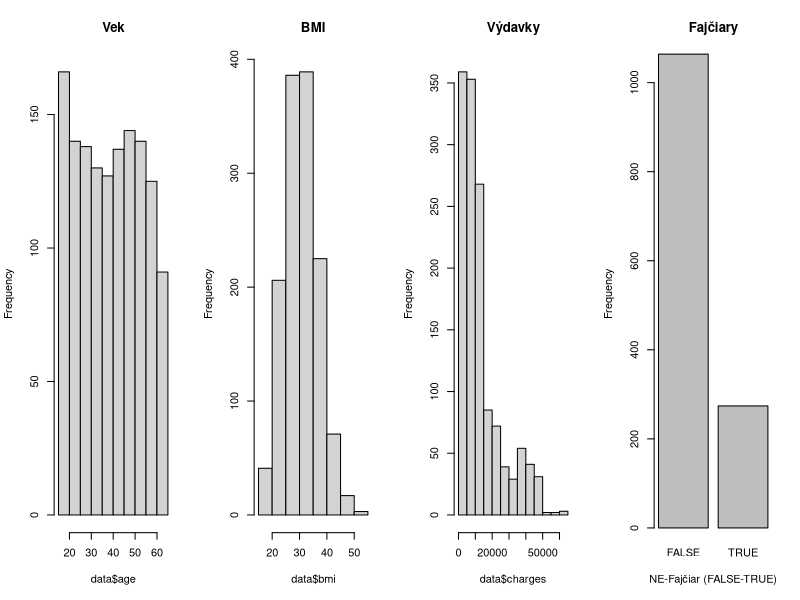
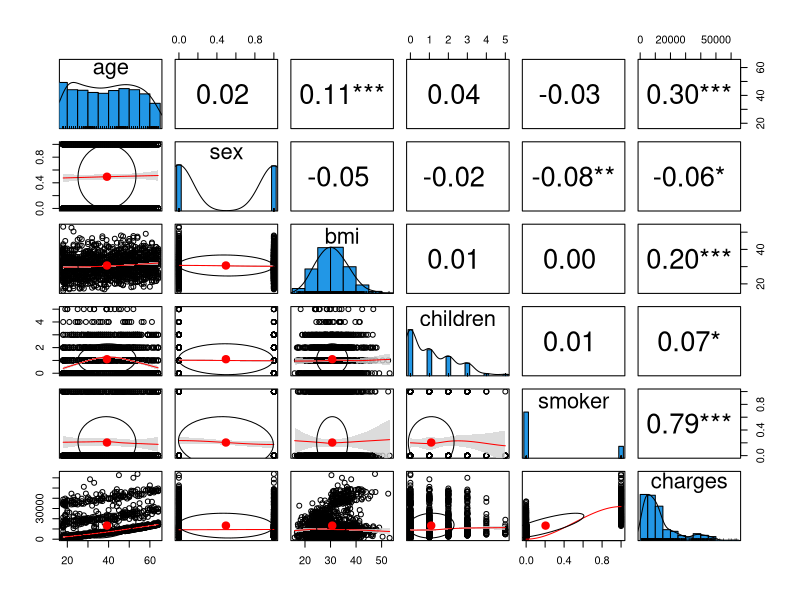
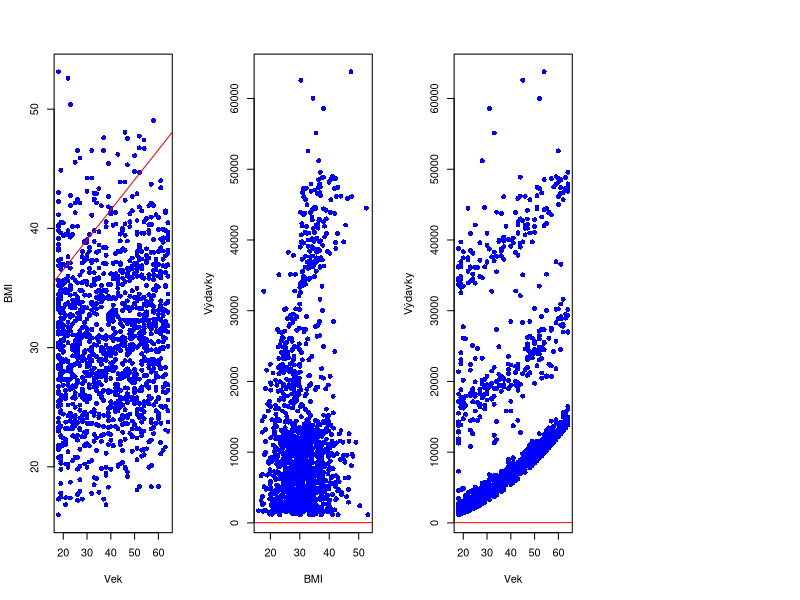
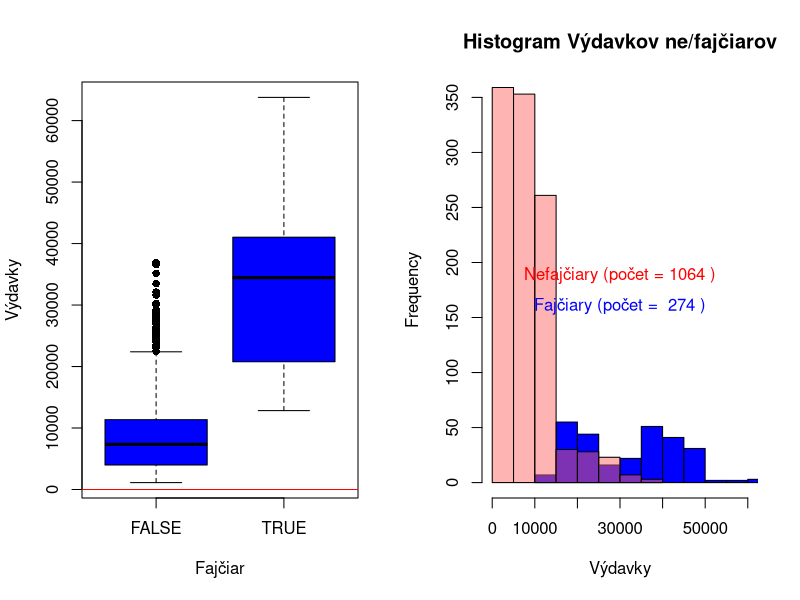
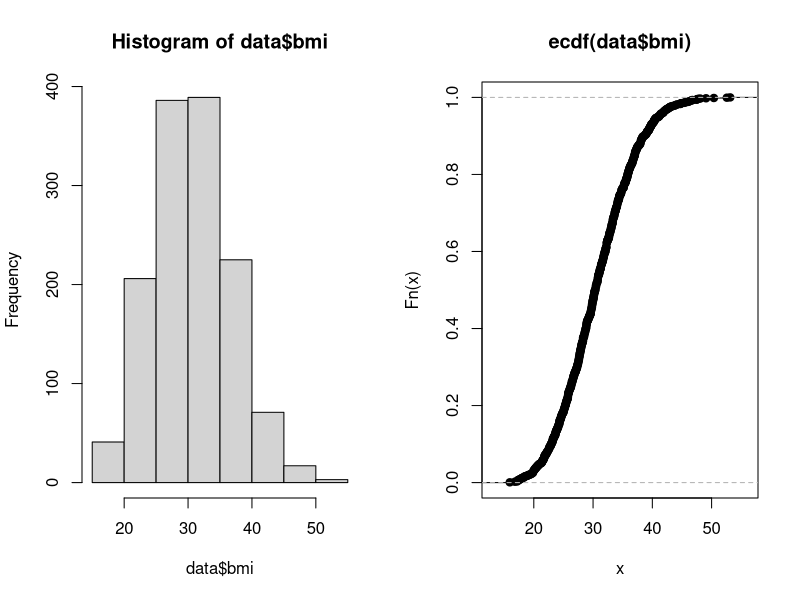
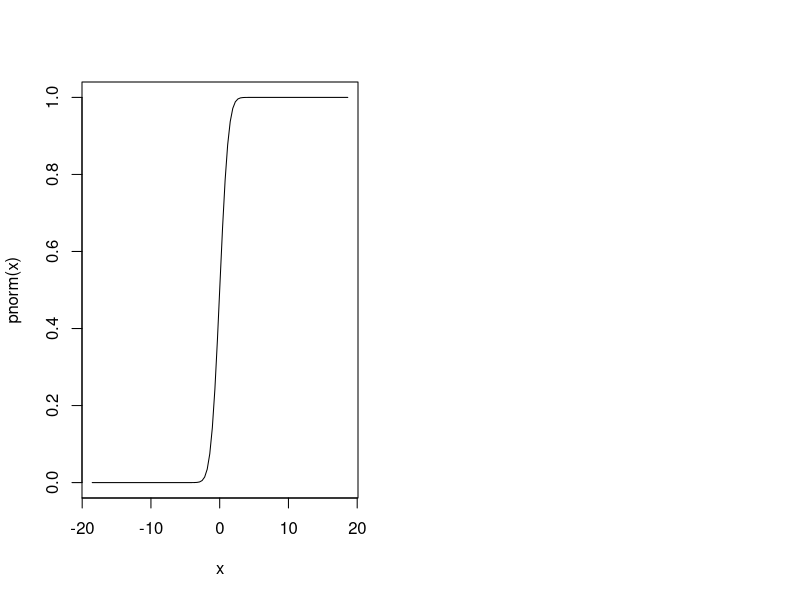
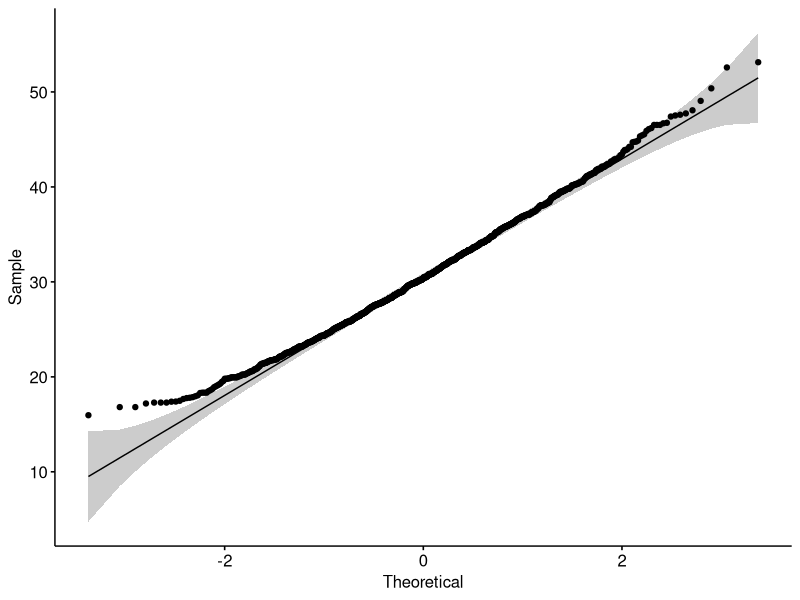

Write the R code that produced these figures, in order.
## ---- chunk 1
library(readr)
data <- read_csv("insurance_modified.csv", 
                 col_types = cols(age = col_integer(), 
                                  sex = col_integer(),
                                  children = col_integer(), 
                                  smoker = col_logical()
                                  ))
head(data)
## ---- chunk 2
par(mfrow = c(1, 4))
hist(data$age, main = "Vek")
hist(data$bmi, main = "BMI")
hist(data$charges, main = "Výdavky")
plot(factor(data$smoker), main = "Fajčiary", xlab = "NE-Fajčiar (FALSE-TRUE)",
     ylab = "Frequency")
## ---- chunk 3
# install.packages("psych")
library(psych)

pairs.panels(data[-6],
             smooth = TRUE,      # If TRUE, draws loess smooths
             scale = FALSE,      # If TRUE, scales the correlation text font
             density = TRUE,     # If TRUE, adds density plots and histograms
             ellipses = TRUE,    # If TRUE, draws ellipses
             method = "pearson", # Correlation method (also "spearman" or "kendall")
             pch = 21,           # pch symbol
             cor = TRUE,         # If TRUE, reports correlations
             jiggle = FALSE,     # If TRUE, data points are jittered
             factor = 2,         # Jittering factor
             hist.col = 4,       # Histograms color
             stars = TRUE,       # If TRUE, adds significance level with stars
             ci = TRUE)          # If TRUE, adds confidence intervals
## ---- chunk 4
age_bmi_lm = lm(age~bmi, data)
plot(data$age, data$bmi, pch = 16, col = "blue", xlab = "Vek", ylab = "BMI")
abline(age_bmi_lm, col = "red")
## ---- chunk 5
summary(age_bmi_lm)
paste("Korelačný index: r =", cor(data$age, data$bmi))
## ---- chunk 6
bmi_charges_lm = lm(bmi~charges, data)
plot(data$bmi, data$charges, pch = 16, col = "blue", xlab = "BMI", 
     ylab = "Výdavky")
abline(bmi_charges_lm, col = "red")
## ---- chunk 7
summary(bmi_charges_lm)
paste("Korelačný index: r =", cor(data$bmi, data$charges))
## ---- chunk 8
age_charges_lm = lm(age~charges, data)
plot(data$age, data$charges, pch = 16, col = "blue", xlab = "Vek", 
     ylab = "Výdavky")
abline(age_charges_lm, col = "red")
## ---- chunk 9
summary(age_charges_lm)
paste("Korelačný index: r =", cor(data$age, data$charges))
## ---- chunk 10
par(mfrow = c(1, 2))
smoker_charges_lm = lm(smoker~charges, data)
plot(factor(data$smoker), data$charges, pch = 16, col = "blue", xlab = "Fajčiar", 
     ylab = "Výdavky")
abline(smoker_charges_lm, col = "red")

groups = split(data$charges, data$smoker)
hist(groups$'TRUE', col = "blue", xlab = "Výdavky", 
     main = "Histogram Výdavkov ne/fajčiarov", xlim = c(0, 60000), 
     ylim = c(0, 350))
par(new = TRUE)
light_color <- rgb(255, 102, 102, max = 255, alpha = 125, names = "lightred50")
hist(groups$'FALSE', col = light_color, main = "", axes = FALSE, xlab = "", 
     ylab = "", xlim = c(0, 60000), ylim = c(0, 350))
text(30000, 175, paste("Nefajčiary (počet =", length(groups$'FALSE'), ")"), 
     col = "red", pos = 3)
text(30000, 175, paste("Fajčiary (počet = ", length(groups$'TRUE'), ")"), 
     col = "blue", pos = 1)
## ---- chunk 11
# plot(dnorm(data$bmi, mean=mean(data$bmi), sd=sd(data$bmi)))
hist(data$bmi)
plot(ecdf(data$bmi))
# par(new = TRUE)
curve(pnorm(x), from = -18.54, to = 18.63, pch=4)
#curve(pt(x, df = length(data$bmi) - 1), from = -18.54, to = 18.63, pch=4)
## ---- chunk 12
library(ggpubr)
ggqqplot(data$bmi)
